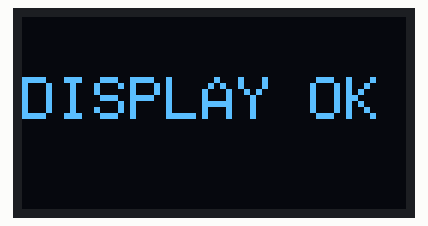
This sketch was run on a simulated ESP32. On the bench: 128×64 one-colour display.

Above: at 0.1 s.

The sketch:

oled_test.ino
```cpp
#include <Wire.h>
#include <Adafruit_GFX.h>
#include <Adafruit_SSD1306.h>

#define SCREEN_WIDTH 128
#define SCREEN_HEIGHT 64
Adafruit_SSD1306 display(SCREEN_WIDTH, SCREEN_HEIGHT, &Wire, -1);

void setup() {
  Serial.begin(115200);
  Wire.begin(0, 1);
  if (!display.begin(SSD1306_SWITCHCAPVCC, 0x3C)) {
    Serial.println("SSD1306 init failed");
    while (1);
  }
  display.clearDisplay();
  display.setTextSize(2);
  display.setTextColor(SSD1306_WHITE);
  display.setCursor(0, 20);
  display.println("DISPLAY OK");
  display.display();
}

void loop() {}
```
